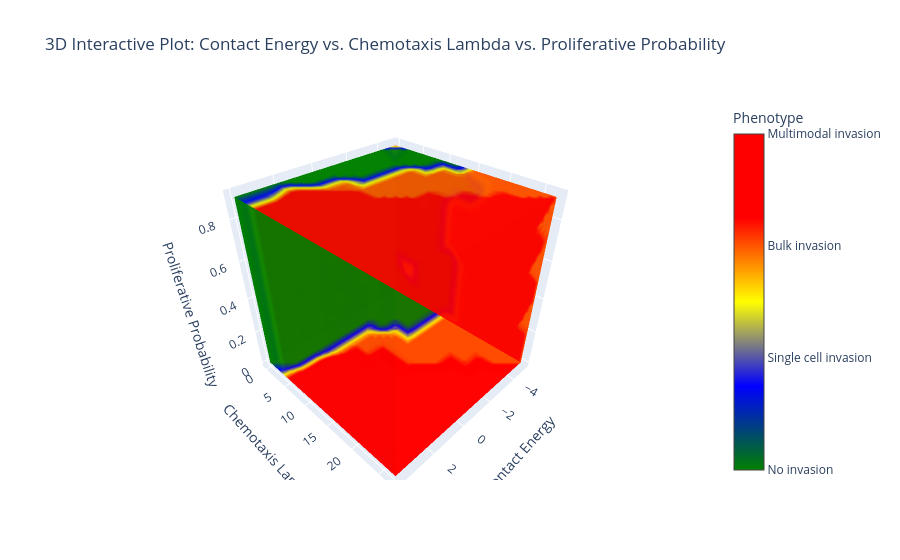

The cell this chart's notebook holds for it:
### Code cell
import plotly.graph_objects as go
import pandas as pd
import numpy as np
from scipy.interpolate import griddata

file_path =  "/Users/sheriffakeeb/Desktop/Sample_Simulation/Outputs/phenotypes.csv"
df = pd.read_csv(file_path)

# Define phenotype categories and their colors
phenotype_order = ["No invasion", "Single cell invasion", "Bulk invasion", "Multimodal invasion"]
phenotype_colors = ["green", "blue", "orange", "red"]

df["Phenotype"] = pd.Categorical(df["Phenotype"], categories=phenotype_order, ordered=True)
df["Phenotype Category"] = df["Phenotype"].cat.codes

# Create grid for interpolation
x_grid = np.linspace(df["Contact Energy"].min(), df["Contact Energy"].max(), 30)
y_grid = np.linspace(df["Chemotaxis Lambda"].min(), df["Chemotaxis Lambda"].max(), 30)
z_grid = np.linspace(df["Proliferative Probability"].min(), df["Proliferative Probability"].max(), 30)
X, Y, Z = np.meshgrid(x_grid, y_grid, z_grid)


# Interpolate phenotype values in 3D space
phenotype_grid = griddata(
    (df["Contact Energy"], df["Chemotaxis Lambda"], df["Proliferative Probability"]),
    df["Phenotype Category"],
    (X, Y, Z),
    method='linear'
)

# Define the color mapping for the phenotypes
phenotype_colorscale = [
    [0.0, "green"],   # No invasion
    [0.25, "blue"],   # Single cell invasion
    [0.5, "yellow"],  # Bulk invasion
    [0.75, "red"],    # Multimodal invasion
    [1.0, "red"]
]

# Create interactive 3D plot
fig = go.Figure()

fig.add_trace(go.Volume(
    x=X.flatten(),
    y=Y.flatten(),
    z=Z.flatten(),
    value=phenotype_grid.flatten(),
    opacity=0.9,  # Adjust transparency
    surface_count=20,  # Number of contour surfaces
    colorscale=phenotype_colorscale,  # Apply phenotype-specific colors
    colorbar=dict(
        title="Phenotype",
        tickvals=[0, 1, 2, 3],
        ticktext=phenotype_order
    )
))

fig.update_layout(
    title="3D Interactive Plot: Contact Energy vs. Chemotaxis Lambda vs. Proliferative Probability",
    scene=dict(
        xaxis_title="Contact Energy",
        yaxis_title="Chemotaxis Lambda",
        zaxis_title="Proliferative Probability"
    )
)

# Show plot
fig.show()

### Figure 1 — Plotly figure (JSON) as saved in the notebook; plotly's stock layout.template omitted (floating-point values rounded to 4 significant figures; data arrays with more than 128 entries replaced by an {"elided": "..."} marker saying what was removed)
{"data": [{"colorbar": {"ticktext": ["No invasion", "Single cell invasion", "Bulk invasion", "Multimodal invasion"], "tickvals": [0, 1, 2, 3], "title": {"text": "Phenotype"}}, "colorscale": [[0, "green"], [0.25, "blue"], [0.5, "yellow"], [0.75, "red"], [1, "red"]], "opacity": 0.9, "surface": {"count": 20}, "type": "volume", "value": {"elided": "27000 float values"}, "x": {"elided": "27000 float values"}, "y": {"elided": "27000 float values"}, "z": {"elided": "27000 float values"}}], "layout": {"scene": {"xaxis": {"title": {"text": "Contact Energy"}}, "yaxis": {"title": {"text": "Chemotaxis Lambda"}}, "zaxis": {"title": {"text": "Proliferative Probability"}}}, "title": {"text": "3D Interactive Plot: Contact Energy vs. Chemotaxis Lambda vs. Proliferative Probability"}}}
